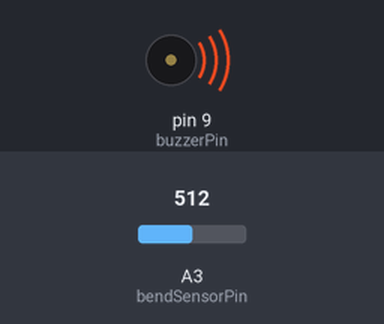
A sketch run on a simulated Arduino Uno, built with avr-gcc and run on an emulated ATmega328P. Parts: buzzer (waves = sounding). The test bench sets the inputs (shaded band); at power-on: A3 (bendSensorPin) = 512. What the sketch prints to the serial monitor is not drawn.

Above: at 1.2 s.
1.3 s: A3 (bendSensorPin) set to 560
4.3 s: A3 (bendSensorPin) set to 340
Timing chart, 0 to 13.3 s (numbered marks = the images above; inputs shaded):
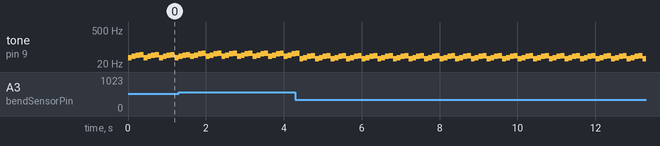

Measured:
- by itself, tone on pin 9 (buzzerPin): repeats every 0.40 s: 33 Hz 0.10 s, 37 Hz 0.10 s, 41 Hz 0.10 s, 44 Hz 0.10 s

The sketch:

soundGlove.ino
```cpp
/*Sound Glove
 * By Shannon Cherpak
 * This sketch uses a handmade sensor, buzzer, and LilyPad simplesnap
 * to create a wearable glove that controls sound through motion
 */

 //include pitches.h tab
 #include "pitches.h"

 //setup variables
 int buzzerPin = 9;
 int bendSensorPin = A3;
 int bendSensorReading;

 //arrays to hold notes
int cMajorScale[] = {NOTE_C1, NOTE_D1, NOTE_E1, NOTE_F1};
int dMajorScale[] = {NOTE_D1, NOTE_E1, NOTE_FS1, NOTE_G1};
int eMajorScale[] = {NOTE_E1, NOTE_FS1, NOTE_GS1, NOTE_A1};

//timing variables
int toneDuration = 200;
int noteCount = 4;
int pauseBetweenNotes = 100;

void setup() {
//setting up buzzer pin
pinMode(buzzerPin, OUTPUT);
//reducing noise
 pinMode(bendSensorPin, INPUT_PULLUP);
//start serial monitor
Serial.begin(9600);
}

void loop() {
//read in from sensor
bendSensorReading = analogRead(bendSensorPin);
//print the reading from sensor to the serial monitor
Serial.println("Bend Sensor Reading = " + bendSensorReading);

if(bendSensorReading < 350){
  playCMajorScale();
  Serial.println("Finger Bent");
}
else if (bendSensorReading > 350 && bendSensorReading < 550){
  playDMajorScale();
  Serial.println("Finger Extended");
}
else if(bendSensorReading > 550){
  playEMajorScale();
  Serial.println("Finger Flat");
}
else{
  return;
}
}

//writing functions for music notes
void playCMajorScale(){
  for(int thisNote = 0; thisNote < noteCount; thisNote++){
    tone(buzzerPin, cMajorScale[thisNote], toneDuration);
    delay(pauseBetweenNotes);
  }
  noTone(buzzerPin);
}

void playDMajorScale(){
   for(int thisNote = 0; thisNote < noteCount; thisNote++){
    tone(buzzerPin, dMajorScale[thisNote], toneDuration);
    delay(pauseBetweenNotes);
  }
  noTone(buzzerPin);
}

void playEMajorScale(){
   for(int thisNote = 0; thisNote < noteCount; thisNote++){
    tone(buzzerPin, eMajorScale[thisNote], toneDuration);
    delay(pauseBetweenNotes);
  }
  noTone(buzzerPin);
}
```

pitches.h
```cpp
/*************************************************
 * Public Constants
 *************************************************/

#define NOTE_B0  31
#define NOTE_C1  33
#define NOTE_CS1 35
#define NOTE_D1  37
#define NOTE_DS1 39
#define NOTE_E1  41
#define NOTE_F1  44
#define NOTE_FS1 46
#define NOTE_G1  49
#define NOTE_GS1 52
#define NOTE_A1  55
#define NOTE_AS1 58
#define NOTE_B1  62
#define NOTE_C2  65
#define NOTE_CS2 69
#define NOTE_D2  73
#define NOTE_DS2 78
#define NOTE_E2  82
#define NOTE_F2  87
#define NOTE_FS2 93
#define NOTE_G2  98
#define NOTE_GS2 104
#define NOTE_A2  110
#define NOTE_AS2 117
#define NOTE_B2  123
#define NOTE_C3  131
#define NOTE_CS3 139
#define NOTE_D3  147
#define NOTE_DS3 156
#define NOTE_E3  165
#define NOTE_F3  175
#define NOTE_FS3 185
#define NOTE_G3  196
#define NOTE_GS3 208
#define NOTE_A3  220
#define NOTE_AS3 233
#define NOTE_B3  247
#define NOTE_C4  262
#define NOTE_CS4 277
#define NOTE_D4  294
#define NOTE_DS4 311
#define NOTE_E4  330
#define NOTE_F4  349
#define NOTE_FS4 370
#define NOTE_G4  392
#define NOTE_GS4 415
#define NOTE_A4  440
#define NOTE_AS4 466
#define NOTE_B4  494
#define NOTE_C5  523
#define NOTE_CS5 554
#define NOTE_D5  587
#define NOTE_DS5 622
#define NOTE_E5  659
#define NOTE_F5  698
#define NOTE_FS5 740
#define NOTE_G5  784
#define NOTE_GS5 831
#define NOTE_A5  880
#define NOTE_AS5 932
#define NOTE_B5  988
#define NOTE_C6  1047
#define NOTE_CS6 1109
#define NOTE_D6  1175
#define NOTE_DS6 1245
#define NOTE_E6  1319
#define NOTE_F6  1397
#define NOTE_FS6 1480
#define NOTE_G6  1568
#define NOTE_GS6 1661
#define NOTE_A6  1760
#define NOTE_AS6 1865
#define NOTE_B6  1976
#define NOTE_C7  2093
#define NOTE_CS7 2217
#define NOTE_D7  2349
#define NOTE_DS7 2489
#define NOTE_E7  2637
#define NOTE_F7  2794
#define NOTE_FS7 2960
#define NOTE_G7  3136
#define NOTE_GS7 3322
#define NOTE_A7  3520
#define NOTE_AS7 3729
#define NOTE_B7  3951
#define NOTE_C8  4186
#define NOTE_CS8 4435
#define NOTE_D8  4699
#define NOTE_DS8 4978
```
